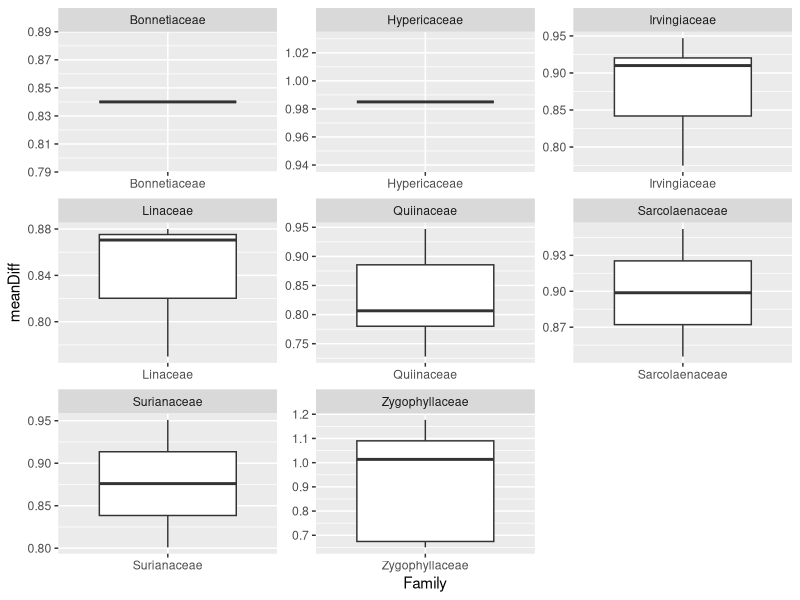
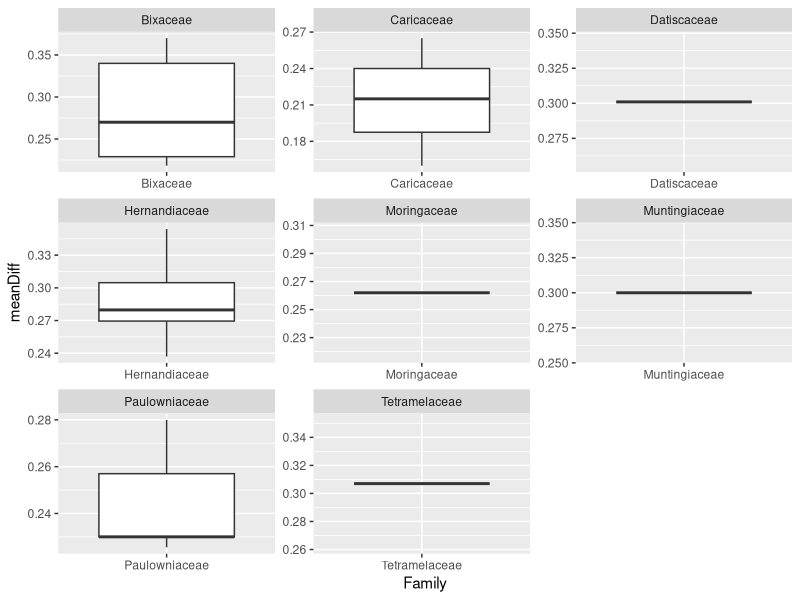
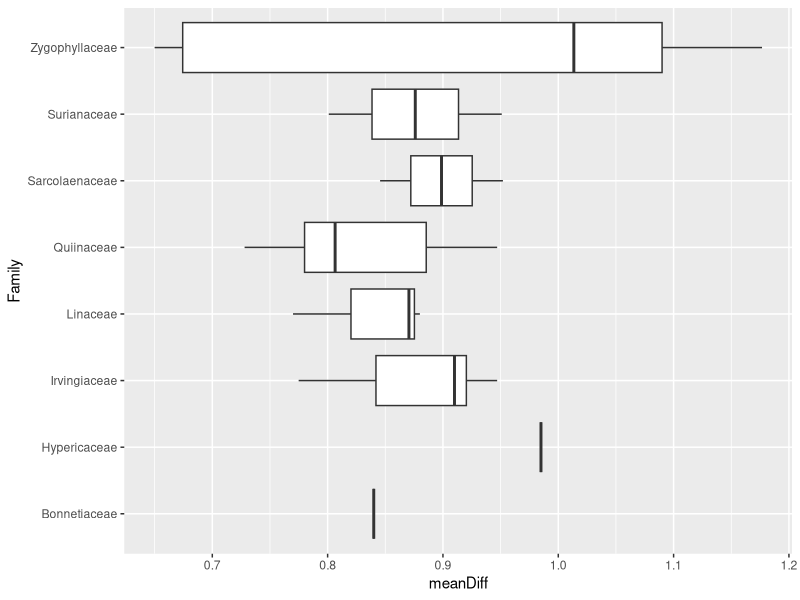
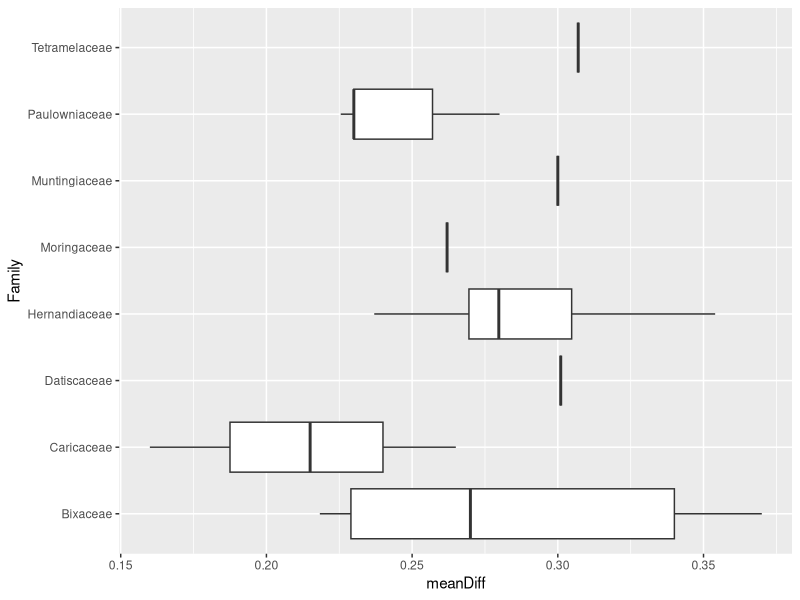

Reproduce these figures in R, in order.
#set-up
setwd("C:/Users/luna/Google Drive/Spring_19/compbio/CompBioLabsAndHomework/labs/lab11")
library("tidyverse")
library("ggplot2")
library("dplyr")

#part I
#lab 11 - step 3: import .csv into R and call it "woodData"
woodData <- read.csv("GlobalWoodDensityData.csv", stringsAsFactors = F)

#part II
#lab 11 - step 4a: locate the only row that has no density data entered (marked as NA)
which(is.na(woodData$Wood.density))
    #row number = 12150
#lab 11 - step 4b: remove the row that contains the missing data
woodData <- woodData[-c(12150),]

#lab 11 - step 5: create a new data frame that has each species listed only once, has the family and binomial information for each species, and has the mean of the density measurements for each species
spFaBiWoodData <- summarise(group_by(woodData, Family, Binomial), meanDiff = mean(Wood.density))
    #examine new data frame for accuracy
View(spFaBiWoodData)

#lab 11 - step 6: determine which families of trees have the greatest and least densities
#lab 11 - step 6a: Make a new data frame that has the average density for each Family (and no longer has individual species)
faBiWoodData <- summarise(group_by(woodData, Family), meanDiff = mean(Wood.density))
    #examine new data frame for accuracy
View(faBiWoodData)
#lab 11 - step 6b: Sort the result of problem 6a by MeanDensity (and store the sorted result in a data frame)
sortedWoodData <- arrange(faBiWoodData, desc(meanDiff))
    #examine new data frame for accuracy
View(sortedWoodData)
#lab 11 - step 6c: Using your results from problem 6b... 
    #What are the 8 families with the highest average densities? 
head(sortedWoodData, n = 8)
        #Answer: Hypericaceae, Zygophyllaceae, Irvingiaceae, Sarcolaenaceae, Surianaceae, Linaceae, Bonnetiaceae, Quiinaceae
    #What are the 8 families with the lowest average densities?
tail(sortedWoodData, n = 8)
        #Answer: Tetramelaceae, Datiscaceae, Muntingiaceae, Bixaceae, Hernandiaceae, Moringaceae, Paulowniaceae, Caricaceae

#part III
#lab 11 - step 7: Plotting densities of most and least dense families with facets. The goal of this part is to make two figures using ggplot combined with the results of multiple previous problems. 
    #lab 11 - step 7 - plot 1: Densities of individual species from the families with the highest average densities
        #create a variable using the data found in the first part of step 6c
firstEight <- head(sortedWoodData, n = 8)
        #subset the data
keepCol <- (spFaBiWoodData$Family %in% firstEight$Family)
speciesData <- spFaBiWoodData[keepCol,]
        #plot the top eight families on separate boxplots
ggplot(speciesData, aes(Family, meanDiff)) + geom_boxplot() + facet_wrap(facets = ~Family, scale = "free")
    #lab 11 - step 7 - plot 2: Densities of individual species from the families with the lowest average densities
        #create a variable using the data found in the second part of step 6c
lastEight <- tail(sortedWoodData, n = 8)
        #subset the data
keepCol2 <- (spFaBiWoodData$Family %in% lastEight$Family)
speciesData2 <- spFaBiWoodData[keepCol2,]
        #plot the last eight families on separate boxplots
ggplot(speciesData2, aes(Family, meanDiff)) + geom_boxplot() + facet_wrap(facets = ~Family, scale = "free")

#lab 11 - step 8: create a plot similar to that in Sam's lab 11 assignment (plots are easier to compare the data)
    #first plot - boxplot with the highest average densities
ggplot(speciesData, aes(Family, meanDiff)) + geom_boxplot() + coord_flip()
    #second plot - boxplot with the lowest average densities
ggplot(speciesData2, aes(Family, meanDiff)) + geom_boxplot() + coord_flip()